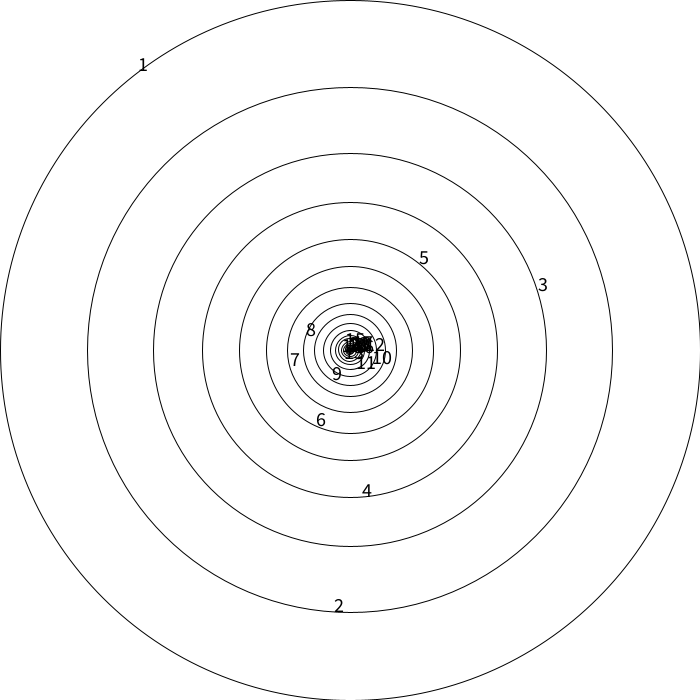
Frame 1 (no input)
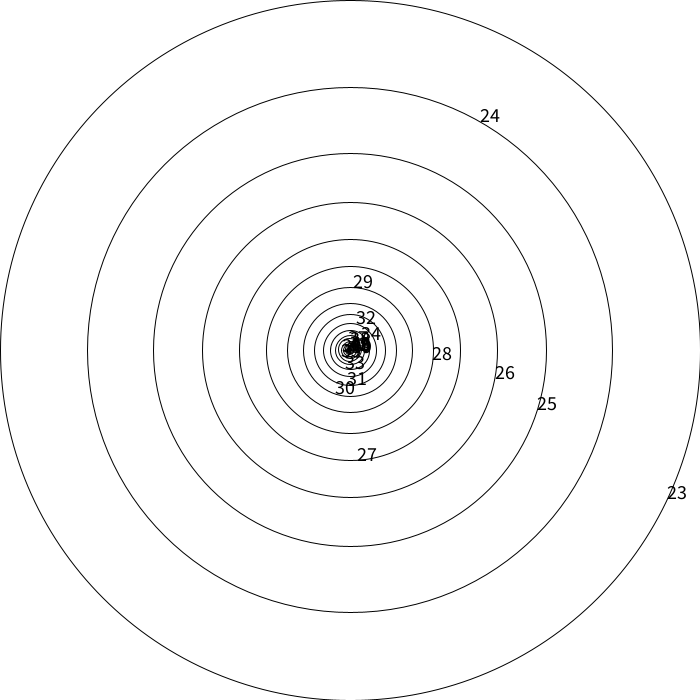
Frame 2 (the mouse pressed at the canvas centre, redrawn once)

The Processing sketch that drew these frames (run headless with seeded random() and noise(); the mouse was pressed at the canvas centre and the sketch redrawn once):

// Processing sketch: fractals_002
// ── fractals_002.pde
// The Nature of Code
// Daniel Shiffman
// http://natureofcode.com

// Simple Recursion


// 带上数字序号

int index = 1;
void setup() {
  size(700, 700);
  textSize(20);
}

void draw() {
  background(255);
  drawCircle(width/2,height/2,width); 
  noLoop();
}

// Very simple function that draws one circle 
// and recursively calls itself
void drawCircle(int x, int y, float r) {
  noFill();
  ellipse(x, y, r, r);
  fill(0);
  float angle = random(TAU);
  text(str(index), x + r * 0.5 * cos(angle), y + r * 0.5 * sin(angle));
  index += 1;
  // Exit condition, stop when radius is too small
  if (r > 2) {
    r *= 0.75f;
    // Call the function inside the function! (recursion!)
    drawCircle(x, y, r);	 
  }				
}
